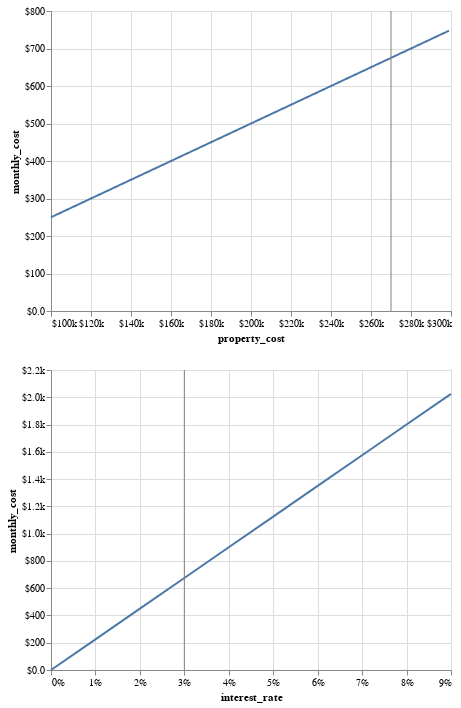

The notebook cell this image was saved under:
### Markdown cell above
Start with monthly cost vs proprety cost

### Code cell
property_cost = alt.sequence(
    100 * 1000,
    300 * 1000,
    1000,
    as_='property_cost'
)
interest_rate = alt.sequence(
    0,
    0.10,
    0.01,
    as_='interest_rate'
)

nearest_property_cost = alt.selection(
    type='single',
    nearest=True,
    fields=['property_cost'],
    init={'property_cost': 270 * 1000}
)
nearest_interest_rate = alt.selection(
    type='single',
    nearest=True,
    fields=['interest_rate'],
    init={'interest_rate': 0.03}
)



property_cost_line = alt.Chart(property_cost).transform_calculate(
    monthly_cost=alt.datum.property_cost * nearest_interest_rate.interest_rate / 12
).mark_line().encode(
    alt.X('property_cost:Q', axis=alt.Axis(format='$.2s')),
    alt.Y('monthly_cost:Q', axis=alt.Axis(format='$.2s')),
)

interest_rate_line = alt.Chart(interest_rate).transform_calculate(
    monthly_cost=nearest_property_cost.property_cost * alt.datum.interest_rate / 12
).mark_line().encode(
    alt.X('interest_rate:Q', axis=alt.Axis(format='%')),
    alt.Y('monthly_cost:Q', axis=alt.Axis(format='$.2s')),
)

# Transparent selectors across the chart. This is what tells us
# the x-value of the cursor
property_cost_selectors = alt.Chart(property_cost).mark_point().encode(
    x='property_cost:Q',
    opacity=alt.value(0),
).add_selection(
    nearest_property_cost
)

interest_rate_selectors = alt.Chart(interest_rate).mark_point().encode(
    x='interest_rate:Q',
    opacity=alt.value(0),
).add_selection(
    nearest_interest_rate
)



# Draw a rule at the location of the selection
property_cost_rules = alt.Chart(property_cost).mark_rule(color='gray').encode(
    x='property_cost:Q',
).transform_filter(
    nearest_property_cost
)
interest_rate_rules = alt.Chart(interest_rate).mark_rule(color='gray').encode(
    x='interest_rate:Q',
).transform_filter(
    nearest_interest_rate
)

alt.vconcat(
    alt.layer(property_cost_line, property_cost_selectors, property_cost_rules),
    alt.layer(interest_rate_line, interest_rate_selectors, interest_rate_rules),
)

### Figure 1 — Vega-Lite specification as saved in the notebook (floating-point values rounded to 4 significant figures)
{"config": {"view": {"continuousWidth": 400, "continuousHeight": 300}}, "vconcat": [{"layer": [{"mark": "line", "encoding": {"x": {"axis": {"format": "$.2s"}, "field": "property_cost", "type": "quantitative"}, "y": {"axis": {"format": "$.2s"}, "field": "monthly_cost", "type": "quantitative"}}, "transform": [{"calculate": "((datum.property_cost * selector012.interest_rate) / 12)", "as": "monthly_cost"}]}, {"mark": "point", "encoding": {"opacity": {"value": 0}, "x": {"field": "property_cost", "type": "quantitative"}}, "selection": {"selector011": {"type": "single", "nearest": true, "fields": ["property_cost"], "init": {"property_cost": 270000}}}}, {"mark": {"type": "rule", "color": "gray"}, "encoding": {"x": {"field": "property_cost", "type": "quantitative"}}, "transform": [{"filter": {"selection": "selector011"}}]}], "data": {"sequence": {"start": 100000, "stop": 300000, "step": 1000, "as": "property_cost"}}}, {"layer": [{"mark": "line", "encoding": {"x": {"axis": {"format": "%"}, "field": "interest_rate", "type": "quantitative"}, "y": {"axis": {"format": "$.2s"}, "field": "monthly_cost", "type": "quantitative"}}, "transform": [{"calculate": "((selector011.property_cost * datum.interest_rate) / 12)", "as": "monthly_cost"}]}, {"mark": "point", "encoding": {"opacity": {"value": 0}, "x": {"field": "interest_rate", "type": "quantitative"}}, "selection": {"selector012": {"type": "single", "nearest": true, "fields": ["interest_rate"], "init": {"interest_rate": 0.03}}}}, {"mark": {"type": "rule", "color": "gray"}, "encoding": {"x": {"field": "interest_rate", "type": "quantitative"}}, "transform": [{"filter": {"selection": "selector012"}}]}], "data": {"sequence": {"start": 0, "stop": 0.1, "step": 0.01, "as": "interest_rate"}}}], "$schema": "https://vega.github.io/schema/vega-lite/v4.17.0.json"}
